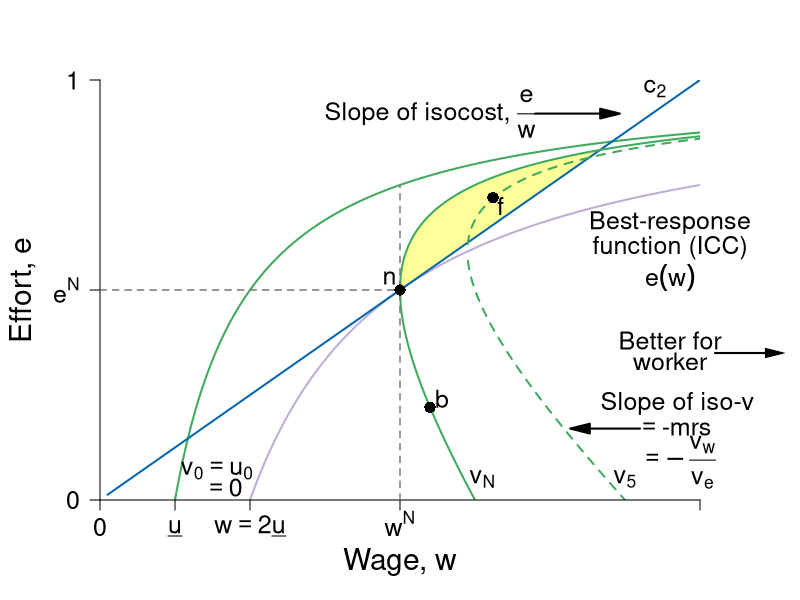

Reproduce this figure in R. (Note: this script raises an error after producing the figure.)
require(shape)
pdf(file = "employment/employment_brf_nash_improvinglens.pdf", width = 9, height = 7)

#Set parameters for graphics
axislabelsize <- 1.8
labelsize <- 1.5
namesize <- 1.8
annotatesize <- 1.5
graphlinewidth <- 2
segmentlinewidth <- 1.5

#The equation is below when v = 0. See Wolfram Alpha output. 
isov <- function(w, delta = 5) {
  (w - delta)/w
}

isovhigh1 <- function(w, delta = 5, v = 30){
  (sqrt(w^2 - 4 * delta * v) - w + 2*v)/( 2 * v )
}

isovlow1 <- function(w, delta = 5, v = 30){
  (-sqrt(w^2 - 4 * delta * v) - w + 2*v)/( 2 * v )
}

isovhigh2 <- function(w, delta = 5, v = 15){
  (sqrt(w^2 - 4 * delta * v) - w + 2*v)/( 2 * v )
}

isovlow2 <- function(w, delta = 5, v = 15){
  (-sqrt(w^2 - 4 * delta * v) - w + 2*v)/( 2 * v )
}

isovhigh3 <- function(w, delta = 5, v = 20){
  (sqrt(w^2 - 4 * delta * v) - w + 2*v)/( 2 * v )
}

isovlow3 <- function(w, delta = 5, v = 20){
  (-sqrt(w^2 - 4 * delta * v) - w + 2*v)/( 2 * v )
}

brfFn <- function(w, delta = 5) {
  1 - (2*delta) /w
}

isovhigh <- function(w, delta = 5, v = 20){
  (sqrt(w^2 - 4 * delta * v) - w + 2*v)/(2 * v )
}

#This is evaluated for p = 12; q = 12/(8*sqrt(12^2 - 4*delta1*v1)) - 1/8 for the slope
#At p = 12; q = (-sqrt(12^2 - 4*v1*delta1) - 12 + 2*v1)/(2*v1) = 0.799
tangencyLine <- function(w){
  (w*(0.05))
}

solowCondition2 <- function(w, delta = 5){
  (w*(1/(8*delta)))
}

solowCondition1 <- function(w, delta = 5, slope = 4){
  (w*(1/(slope*delta)))
}


COL <- c("#f7fcf5", "#e5f5e0", "#c7e9c0", "#a1d99b", "#74c476", "#41ab5d", "#238b45", "#005a32", "#ffff99")
#COL <- c("#7fc97f", "#beaed4", "#fdc086", "#ffff99", "#386cb0", "#f0027f", "#bf5b17", "#666666")
COLA <- c("#e0f3db", "#99d8c9","#66c2a4","#41ae76", "#238b45", "#005824")
COLB <- c("#c6dbef", "#4eb3d3", "#2b8cbe", "#0868ac","#084081")
COLC <- c("#fcfbfd", "#efedf5", "#dadaeb", "#bcbddc", "#9e9ac8", "#807dba", "#6a51a3", "#54278f", "#3f007d")
grays <- gray.colors(25, start = 1, end = 0)

grays <- gray.colors(25, start = 1, end = 0)
par(mar =  c(5, 5, 4, 5))
xlims <- c(0, 40)
ylims <- c(0, 1)

plot(0, 0, xlim = xlims, ylim = ylims, type = "n",
     xlab = expression(paste("Wage, ", w)),
     ylab = expression(paste("Effort, ", e)),
     xaxt = "n", 
     yaxt = "n", 
     cex.lab = axislabelsize, 
     line = 3,
     bty = "n", 
     xaxs="i", 
     yaxs="i")


npts <- 500 
npts2 <- 501
#Specify the sequences of points for graphing. 
xx0 <- seq(5, xlims[2], length.out = npts)
xx1 <- seq(10, xlims[2], length.out = npts)
xx2 <- seq(5, 15, length.out = npts)
xx3 <- seq(10, xlims[2], length.out = npts2)
xx4 <- seq(xlims[1], 10, length.out = npts2)
#For below, I solved sqrt(p^2 - 200) - p + 200/p = 0, getting p = 10*sqrt(2) = 14.14214
xx5 <- seq(18.43909, xlims[2], length.out = npts2)
xx6 <- seq(18.43909, 41, length.out = npts2)
xx7 <- seq(20, xlims[2], length.out = npts2)
xx8 <- seq(xlims[1], 25, length.out = npts2)
xx9 <- seq(xlims[1] + 0.5, xlims[2], length.out = npts2)
yy1 <- isovhigh(xx7, delta = 5, v = 20)
xx10 <- seq(xlims[1], 20, length.out = npts)


polygon(c(xx7, xx7[340]), c(yy1, yy1[340]), col = COL[9], density = NULL, border = NA)

#Draw the lines for the graphs
lines(xx1, brfFn(xx1), col = "#beaed4", lwd = graphlinewidth)
lines(xx0, isov(xx0, delta = 5), col = COL[6], lwd = graphlinewidth)

lines(xx9, solowCondition2(xx9, delta = 5), col = COLB[4], lwd = graphlinewidth)
#lines(xx10, solowCondition1(xx10, delta = 5), col = COLB[4], lwd = graphlinewidth)
#lines(xx3, isovhigh1(xx3, v = 5, delta = 5), col = COL[4], lwd = graphlinewidth)
#lines(xx4, isovlow1(xx4, v = 5, delta = 5), col = COL[4], lwd = graphlinewidth)
#lines(xx5, isovhigh2(xx5, v = 17, delta = 5), col = COL[5], lwd = graphlinewidth)
#lines(xx6, isovlow2(xx6, v = 17, delta = 5), col = COL[5], lwd = graphlinewidth)
lines(xx7, isovhigh3(xx7, v = 20, delta = 5), col = COL[6], lwd = graphlinewidth)
lines(xx8, isovlow3(xx8, v = 20, delta = 5), col = COL[6], lwd = graphlinewidth)
lines(xx5, isovhigh1(xx5, v = 30, delta = 5), col = COL[6], lwd = graphlinewidth, lty = 2)
lines(xx6, isovlow1(xx6, v = 30, delta = 5), col = COL[6], lwd = graphlinewidth, lty = 2)

#Customize ticks and labels for the plot
ticksy <- c(0,  0.5, 1)
#ylabels <- c(0, expression(paste(frac(1,2))), 1)
ylabels <- c(0,  expression(paste(e^N)), 1)
ticksx <- c(0, 5, 10, 20, 40)
xlabels <- c(0, expression(paste(underline(u))) ,expression(paste(w == 2*underline(u))),  expression(paste(w^N)) , NA)
axis(1, at = ticksx, pos = 0, labels = xlabels, cex.axis = labelsize)
axis(2, at = ticksy, pos = 0, labels = ylabels, las = 1, cex.axis = labelsize)

#Annotation of  the three graphs and the NE
text(22, 0.92, expression(paste("Slope of isocost, ", frac(e, w))), cex = labelsize, xpd = TRUE)
#text(25, 0.92, expression(paste(frac(e, w))), cex = labelsize)
Arrows(29, 0.92, 34, 0.92,  col = "black", lty = 1, lwd = 2, arr.type = "triangle")

text(25.5, 0.05, expression(paste(v[N])), cex = labelsize)
text(38, 0.66, expression(paste("Best-response")), cex = labelsize, xpd = TRUE)
text(38, 0.6, expression(paste("function (ICC)")), cex = labelsize, xpd = TRUE)
text(38, 0.53, expression(paste(e(w))), cex = labelsize, xpd = TRUE)
text(35, 0.05, expression(paste(v[5])), cex = annotatesize)
text(37, 0.98, expression(paste(c[2])), cex = annotatesize)
#text(18, 0.98, expression(paste(c[1])), cex = annotatesize)
text(7.8, 0.07, expression(paste(v[0] == u[0])), cex = labelsize)
text(8.2, 0.03, expression(paste(phantom() == 0)), cex = labelsize)

text(38, 0.38, expression("Better for"), cex = labelsize, xpd = TRUE)
text(38, 0.33, expression("worker"), cex = labelsize, xpd = TRUE)
Arrows(41, 0.35, 45, 0.35, col = "black", lty = 1, lwd = 2, arr.type = "triangle", arr.lwd = 0.5, xpd = TRUE)


#Lines for the coordinates of the Nash equilbrium
#segments(5, 0, 5, 1, lty = 2, col = "darkgray", lwd = 3)
#segments(10, 0, 10, 0.2, lty = 2, col = "darkgray", lwd = 2)
segments(20, 0, 20, 0.75, lty = 2, col = grays[20], lwd = segmentlinewidth)
segments(0, 0.5, 20, 0.5, lty = 2, col = grays[20], lwd = segmentlinewidth)
#segments(14.14214, 0.15, 14.14214, 0.45, lty = 2, col = "darkgray", lwd = 3)
text(19.3, 0.53, expression(n), cex = labelsize)
#text(13.8, 0.57, expression(paste("Incomplete contract")),cex = labelsize)
#text(14.2, 0.52, expression(paste("Nash equilibrium")),cex = labelsize)

#Arrows and rent label
# 
# Arrows(15, 0.8, 10.8, 0.8,  col = "black", lty = 1, lwd = 2, arr.type = "triangle")
# text(14.8, 0.95, expression(paste("Rent at")))
# text(14.8, 0.9, expression(paste("Incomplete Contract")))
# text(14.8, 0.85, expression(paste("Nash Equilibrium")))

#Arrows and slope of iso-v label
Arrows(36, 0.17, 32, 0.17,  col = "black", lty = 1, lwd = 2, arr.type = "triangle")
text(38.5, 0.23, expression(paste("Slope of iso-v")), cex = labelsize, xpd =TRUE)
text(38.5, 0.17, expression(paste(phantom() == "-mrs ")), cex = labelsize, xpd = TRUE)
text(38.5, 0.09, expression(paste(phantom() == -frac(v[w], v[e]))), cex = labelsize, xpd = TRUE)



#Add a point for the NE
points(20, 0.5, pch = 16, col = "black", cex = 1.5)

#segments(18.4, 0, 18.4, 0.75, lty = 2, col = "darkgray", lwd = 2)
#segments(0, brfFn(w = 18.4), 18.4, brfFn(w = 18.4), lty = 2, col = "darkgray", lwd = 2)
#points(18.4, brfFn(w = 18.4), pch = 16, col = "black", cex = 1.5)

#Add a point for b & complete contract NE label
#points(10, 0.5, pch = 16, col = "black", cex = 1.5)
#text(10.5, 0.47, expression(b))
# text(5, 0.58, expression(paste("Complete Contract")))
# text(5, 0.53, expression(paste("Nash equilibrium")))

#Add a point for c
#Figure out q for p = 14.14214: q = 1 - 2delta/p = 1 - (2*5)/14.14214 =  0.2928934
#points(20, 0.1839422, pch = 16, col = "black", cex = 1.5)
#text(20.8, 0.1839422, expression(c))

points(26.2, 0.72, pch = 16, col = "black", cex = 1.5)
text(26.2 + 0.5, 0.72 - 0.02, expression(f), cex = labelsize)
points(22, isovlow3(22, v = 20, delta = 5), pch = 16, col = "black", cex = 1.5)
text(22 + 0.8, isovlow3(22, v = 20, delta = 5) + 0.02, expression(b), cex = labelsize)

points(10, PCFn(delta = 4, mu = 8), pch = 16, col = "black", cex = labelsize)
text(9.5, PCFn(delta = 4, mu = 8) + 0.03, expression(paste(c)),cex = labelsize)


#Label the feasible frontier
text(4, 0.7, expression("Better for"), cex = labelsize)
text(4, 0.65, expression("employer"), cex = labelsize)
Arrows(4, 0.74, 2, 0.85, col = "black", lty = 1, lwd = 2, arr.type = "triangle", arr.lwd = 0.5)

#Add a point for f. referred to in the text
#points(12, 0.82, pch = 16, col = "black", cex = 1.2)
#text(12, 0.85, expression(paste("NE")))

#Arrow to Pareto-improving Lens
#Arrows(20, 0.8, 23.8, 0.68, col = "black", lty = 1, lwd = 3)
#text(20, 0.82, expression(paste("Pareto-Improving Lens")))

dev.off()
